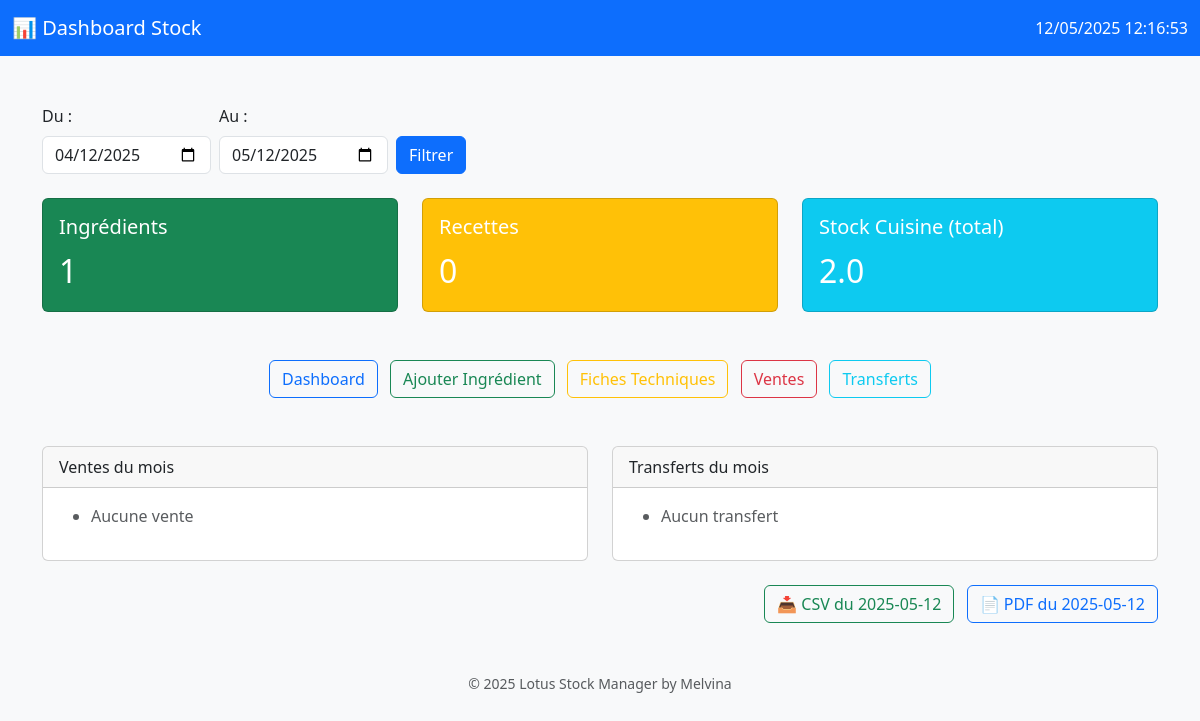
Before: / with the older database file.
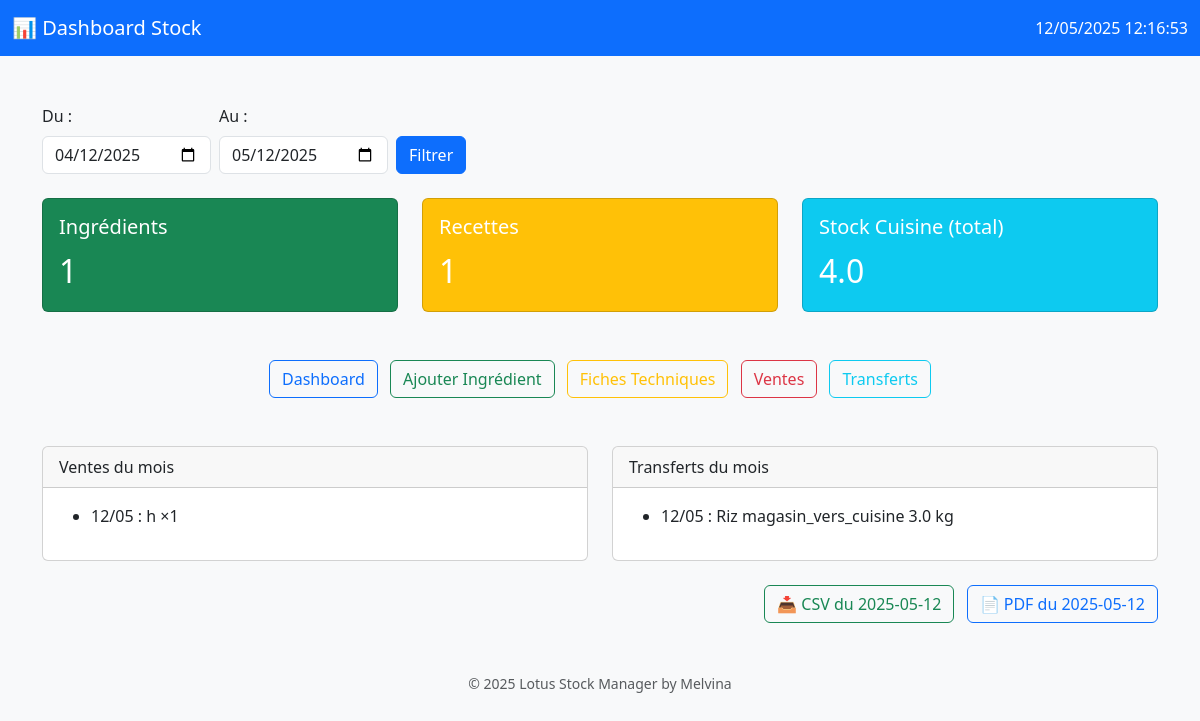
After: the same page with the newer database file.
### app.py (models this page shows)
class Vente(db.Model):
    id = db.Column(db.Integer, primary_key=True)
    recette_id = db.Column(db.Integer, db.ForeignKey('recette.id'), nullable=False)
    quantite = db.Column(db.Integer, nullable=False, default=1)
    date = db.Column(db.DateTime, default=datetime.utcnow)
    recette = db.relationship('Recette')

class Recette(db.Model):
    id = db.Column(db.Integer, primary_key=True)
    nom = db.Column(db.String(100), nullable=False)
    ingredients = db.relationship('RecetteIngredient', backref='recette', cascade='all, delete-orphan')

class HistoriqueTransfert(db.Model):
    id = db.Column(db.Integer, primary_key=True)
    ingredient_id = db.Column(db.Integer, db.ForeignKey('ingredient.id'), nullable=False)
    quantite = db.Column(db.Float, nullable=False)
    unite = db.Column(db.String(50), nullable=False)
    date = db.Column(db.DateTime, default=datetime.utcnow)
    sens = db.Column(db.String(20), nullable=False)
    ingredient = db.relationship('Ingredient', backref='transferts')

class Ingredient(db.Model):
    id = db.Column(db.Integer, primary_key=True)
    nom = db.Column(db.String(100), nullable=False)
    unite = db.Column(db.String(50), nullable=False)
    stock_cuisine = db.Column(db.Float, nullable=False, default=0.0)
    stock_magasin = db.Column(db.Float, nullable=False, default=0.0)

### app.py (the view)
@app.route('/')
def home():
    date_to = request.args.get('date_to', datetime.utcnow().date().isoformat())
    date_from = request.args.get('date_from', (datetime.fromisoformat(date_to) - timedelta(days=30)).date().isoformat())
    dt_from = datetime.fromisoformat(date_from)
    dt_to = datetime.fromisoformat(date_to) + timedelta(days=1)
    count_ingredients = Ingredient.query.count()
    count_recettes = Recette.query.count()
    total_stock_cuisine = db.session.query(func.sum(Ingredient.stock_cuisine)).scalar() or 0
    ventes_mois = Vente.query.filter(Vente.date >= dt_from, Vente.date < dt_to).all()
    transferts_mois = HistoriqueTransfert.query.filter(HistoriqueTransfert.date >= dt_from, HistoriqueTransfert.date < dt_to).all()
    return render_template('home.html',
        count_ingredients=count_ingredients,
        count_recettes=count_recettes,
        total_stock_cuisine=total_stock_cuisine,
        ventes_mois=ventes_mois,
        transferts_mois=transferts_mois,
        current_time=datetime.utcnow(),
        date_from=date_from,
        date_to=date_to
    )

### templates/home.html (shortened to what this page needs)
<!DOCTYPE html>
<html lang="fr">
  <head>
    <link href="https://cdn.jsdelivr.net/npm/bootstrap@5.3.3/dist/css/bootstrap.min.css" rel="stylesheet">
  </head>
  <body class="bg-light">
    <nav class="navbar navbar-expand-lg navbar-dark bg-primary">
      <div class="container-fluid">
        <a class="navbar-brand" href="{{ url_for('home') }}">📊 Dashboard Stock</a>
        <div class="d-flex text-white">
          {{ current_time.strftime('%d/%m/%Y %H:%M:%S') }}
        </div>
      </div>
    </nav>
    <div class="container mt-5">
      <form method="GET" class="row g-2 mb-4">
        <div class="col-auto">
          <label class="form-label">Du :</label>
          <input type="date" name="date_from" class="form-control" value="{{ date_from }}">
        </div>
        <div class="col-auto">
          <label class="form-label">Au :</label>
          <input type="date" name="date_to" class="form-control" value="{{ date_to }}">
        </div>
        <div class="col-auto align-self-end">
          <button type="submit" class="btn btn-primary">Filtrer</button>
        </div>
      </form>
      <div class="row g-4">
        <div class="col-md-4">
          <div class="card text-white bg-success">
            <div class="card-body">
              <h5 class="card-title">Ingrédients</h5>
              <p class="card-text fs-2">{{ count_ingredients }}</p>
            </div>
          </div>
        </div>
        <div class="col-md-4">
          <div class="card text-white bg-warning">
            <div class="card-body">
              <h5 class="card-title">Recettes</h5>
              <p class="card-text fs-2">{{ count_recettes }}</p>
            </div>
          </div>
        </div>
        <div class="col-md-4">
          <div class="card text-white bg-info">
            <div class="card-body">
              <h5 class="card-title">Stock Cuisine (total)</h5>
              <p class="card-text fs-2">{{ total_stock_cuisine }}</p>
            </div>
          </div>
        </div>
      </div>
      <div class="text-center mt-5">
        <a href="{{ url_for('home') }}" class="btn btn-outline-primary me-2">Dashboard</a>
        <a href="{{ url_for('ajouter') }}" class="btn btn-outline-success me-2">Ajouter Ingrédient</a>
        <a href="{{ url_for('recettes') }}" class="btn btn-outline-warning me-2">Fiches Techniques</a>
        <a href="{{ url_for('ventes') }}" class="btn btn-outline-danger me-2">Ventes</a>
        <a href="{{ url_for('transfert') }}" class="btn btn-outline-info">Transferts</a>
      </div>
      <div class="row g-4 mt-4">
        <div class="col-md-6">
          <div class="card">
            <div class="card-header">Ventes du mois</div>
            <div class="card-body">
              <ul>
                {% for v in ventes_mois %}
                  <li>{{ v.date.strftime('%d/%m') }} : {{ v.recette.nom }} ×{{ v.quantite }}</li>
                {% endfor %}
                {% if not ventes_mois %}<li class="text-muted">Aucune vente</li>{% endif %}
              </ul>
            </div>
          </div>
        </div>
        <div class="col-md-6">
          <div class="card">
            <div class="card-header">Transferts du mois</div>
            <div class="card-body">
              <ul>
                {% for t in transferts_mois %}
                  <li>{{ t.date.strftime('%d/%m') }} : {{ t.ingredient.nom }} {{ t.sens }} {{ t.quantite }} {{ t.unite }}</li>
                {% endfor %}
                {% if not transferts_mois %}<li class="text-muted">Aucun transfert</li>{% endif %}
              </ul>
            </div>
          </div>
        </div>
      </div>
      <div class="text-end mt-4 mb-4">
        <a href="{{ url_for('rapport_journalier_pdf', date=date_to) }}" class="btn btn-outline-success me-2">
          📥 CSV du {{ date_to }}
        </a>
        <a href="{{ url_for('rapport_journalier_pdf', date=date_to) }}" class="btn btn-outline-primary">
          📄 PDF du {{ date_to }}
        </a>
      </div>
      <footer class="text-center text-muted mt-5 mb-3">
        <small>© 2025 Lotus Stock Manager by Melvina</small>
      </footer>
    </div>
  </body>
</html>

Changed rows visible on the page:
added Vente: date "12/05", recette.nom "h", quantite "1"
added HistoriqueTransfert: date "12/05", ingredient.nom "Riz", sens "magasin_vers_cuisine", quantite "3.0", unite "kg"
Other visible differences:
{{ count_recettes }}: "0" → "1"
{{ total_stock_cuisine }}: "2.0" → "4.0"
text no longer shown: "Aucune vente Aucun transfert"
